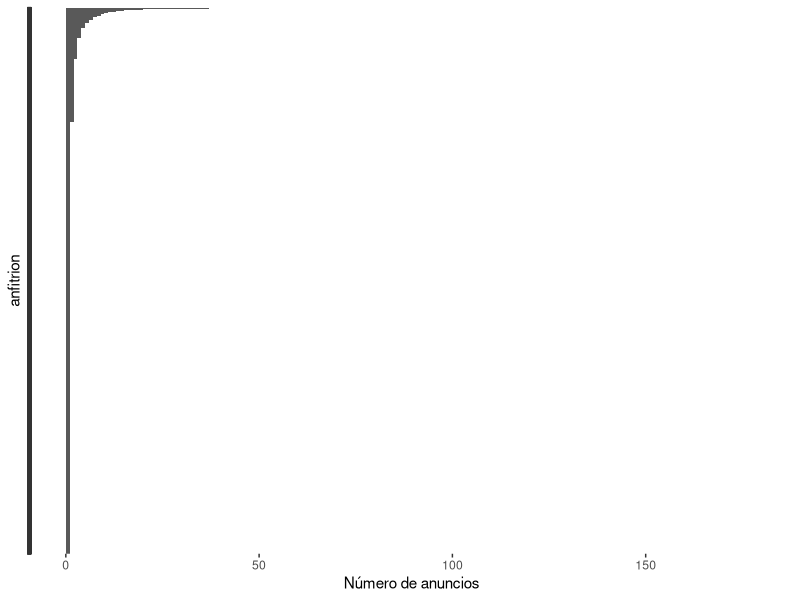
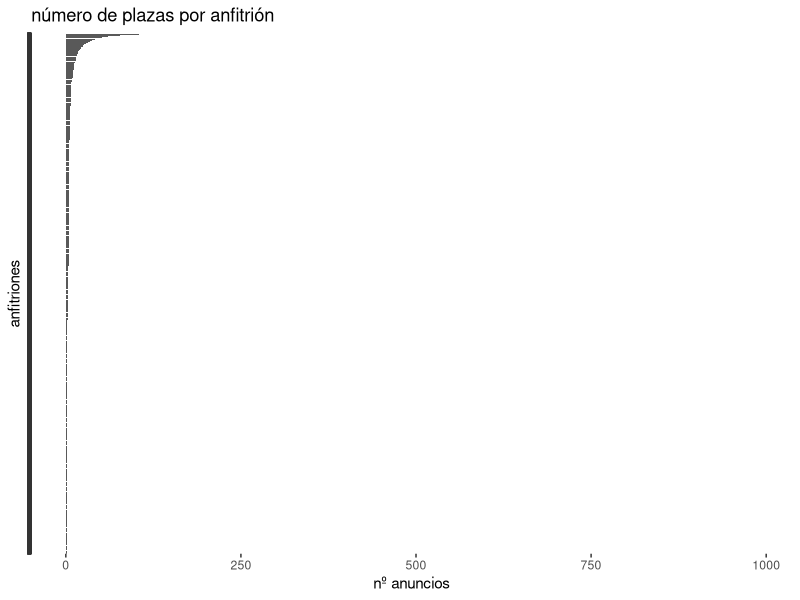

Write the R code that produced these figures, in order.
## ---- chunk 1
# Este documento en Rmarkdown está pensado para producir un informe a partir de datos de Airbnb de InsideAirbnb.com (http://insideairbnb.com/)

# Selecciona región/lugar a analizar en las dos siguientes variables
local_activo_name = "Madrid" #cambia 'Zarautz' por el municipio que quieras analizar

# Instala y carga librerías

# la primera vez necesitas instalar
# install.packages("tidyverse")

library(tidyverse)

# library(ggplot2) #ya incluido en tidyverse
# library(dplyr) #ya incluido en tidyverse

# carga librería para reagrupar tablas de datos y hacer "melt"
# library("reshape2") #no sé la diferencia con "reshape"

# Carga datos

# introduce el path de tu archivo listings. Necesitas desactivar Quotes, porque el texto incluye \"
# listings_simple <- read.delim("../data/original/insideairbnb_listings_madrid_180117.csv",sep = ",")
listings_simple <- read.delim("../data/output/listings_airbnb-madrid_insideairbnb-datahippo_merged.csv",sep = ",")
# Load reviews
# reviews <- read.csv("../../data/original/reviews_euskadi.csv",sep = ",")

attach(listings_simple)

# Selecciona archivo listings
local_activo = listings_simple

attach(local_activo)
## ---- chunk 2
# To change plot order of bars, change levels in underlying factor
reorder_size <- function(x) {
  factor(x, levels = names(sort(table(x))))
}

ggplot(local_activo) +geom_bar(mapping = aes(reorder_size(host_id))) + coord_flip() + theme(axis.text.y = element_blank()) + labs(y = "Número de anuncios", x = "anfitrion")

# Otra forma de hacer lo mismo
nanuncios <- table(local_activo$host_id) #crea tabla con frecuencias (count) de anfitriones (host_id) con anuncios
nanuncios <- nanuncios[order(-nanuncios)] #reordena de mayor a menor
anfitriones_anuncios <- data.frame(nanuncios) # crea data frame
anfitriones_anuncios$host_id <- row.names(nanuncios)

# gráfico (repite el anterior, por eso está comentado)
# ggplot(anfitriones_anuncios) + geom_bar(stat='identity', aes(x = host_id, y = Freq)) + labs(x = "Número de anuncios", y = "anfitrion") + coord_flip()
    
# exporta datos a csv
# write.csv(propietarios, "data/output/propietarios_id_n_alojamientos_donostia.csv") 
## ---- chunk 3
# install package "knitr" and "rmarkdown" if not installed
# install.packages("knitr")
# install.packages("rmarkdown")

# Load "knitr"
library(knitr,quietly=T)

propietarios <- table(local_activo$host_id) #crea tabla con frecuencias (count) de anfitriones (host_id) con anuncios
propietarios <- propietarios[order(-propietarios)] #reordena de mayor a menor
propietarios_nalojamientos <- data.frame(propietarios) # crea data frame

kable(as.data.frame(propietarios_nalojamientos[1:20,]),caption = "Los 20 anfitriones con más alojamientos (id)",col.names = c("host_id","alojamientos"))

# nalojamientos <- donostia %>%
#   group_by(host_id) %>%
#   summarize(sum.alojamientos=count(requires_license)) %>%
# arrange(desc(sum.alojamientos))
# kable(nalojamientos[1:20,],caption = "Los 20 anfitriones con más alojamientos (id)")
## ---- chunk 4
library(dplyr)
# 1: filter to keep three states.  
# basic_summ = filter(mprices, state %in% c("California", "New York", "Illinois"))
 
# 2: set up data frame for by-group processing.  
naccommodates = group_by(local_activo, host_id)
 
# 3: calculate the three summary metrics
naccommodates = summarise( naccommodates, accommodates_sum = sum(accommodates) )
naccommodates <- naccommodates[with(naccommodates, order(-accommodates_sum)), ]
  
ggplot(naccommodates) +
  geom_bar(stat='identity', aes(x = reorder(host_id,accommodates_sum), y = accommodates_sum)) + coord_flip() + theme(axis.text.y = element_blank()) + 
  labs(x = "anfitriones", y = "nº anuncios", title= "número de plazas por anfitrión" ) 
# + scale_y_continuous(breaks=seq(0,300,10))
## ---- chunk 5
kable(naccommodates[1:30,],caption = "Los 50 anfitriones (host_id) con más alojamientos tienen n plazas (accomodates)",col.names = c("host_id","plazas"))
